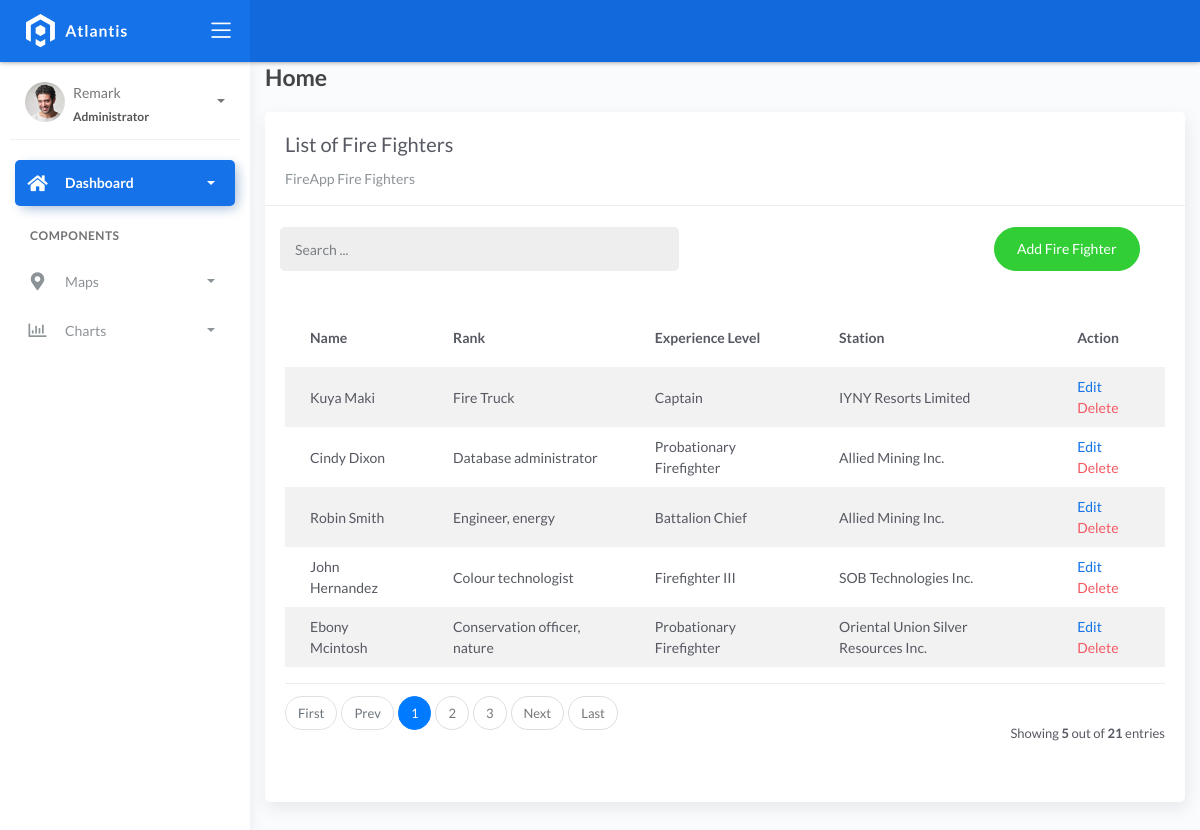
Before: /firefighterlist with the older database file.
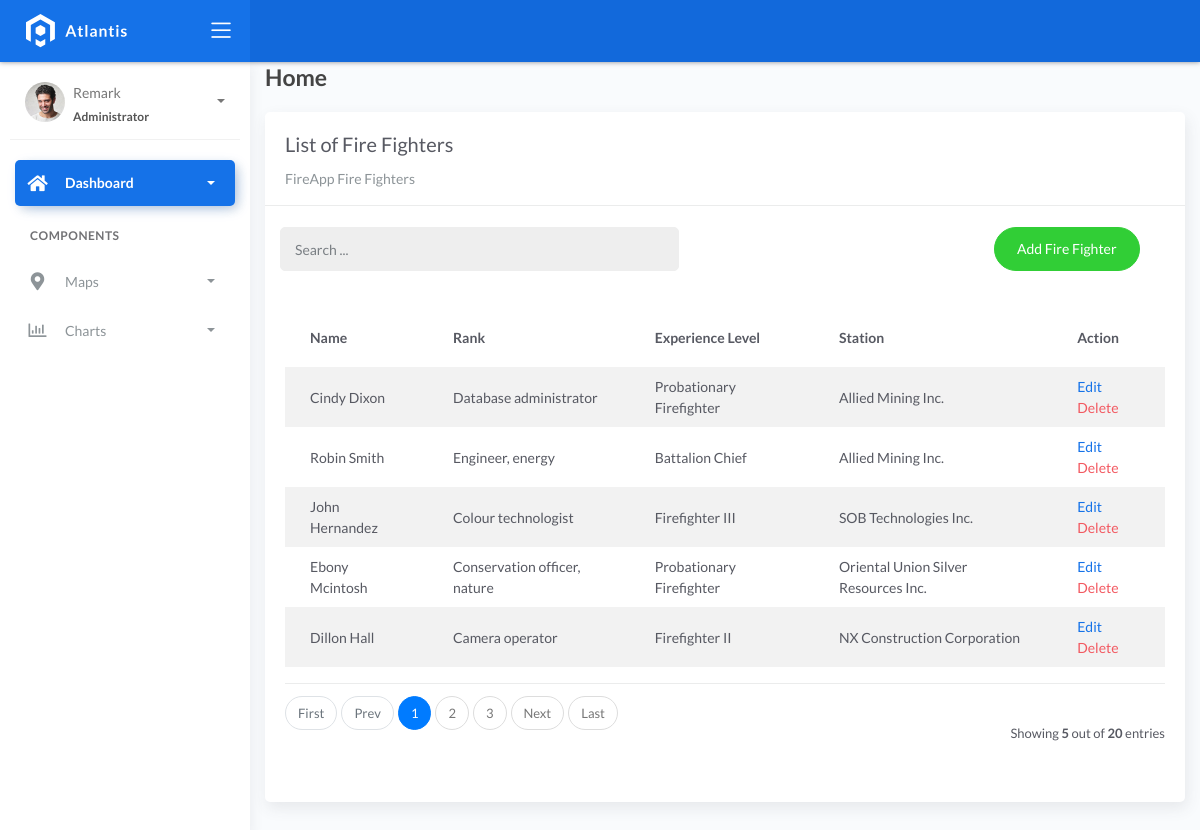
After: the same page with the newer database file.
### fire/models.py (models this page shows, shortened)
class BaseModel(models.Model):
    created_at = models.DateTimeField(auto_now_add=True, db_index=True)
    updated_at = models.DateTimeField(auto_now=True)
    class Meta:
        abstract = True

class Firefighters(BaseModel):
    XP_CHOICES = (
        ('Probationary Firefighter', 'Probationary Firefighter'),
        ('Firefighter I', 'Firefighter I'),
        ('Firefighter II', 'Firefighter II'),
        ('Firefighter III', 'Firefighter III'),
        ('Driver', 'Driver'),
        ('Captain', 'Captain'),
        ('Battalion Chief', 'Battalion Chief'),
    )
    name = models.CharField(max_length=150)
    rank = models.CharField(max_length=150)
    experience_level = models.CharField(max_length=45, choices=XP_CHOICES)
    station = models.ForeignKey(FireStation, on_delete=models.CASCADE)

class FireStation(BaseModel):
    name = models.CharField(max_length=150)
    latitude = models.DecimalField(
        max_digits=22, decimal_places=16, null=True, blank=True)
    longitude = models.DecimalField(
        max_digits=22, decimal_places=16, null=True, blank=True)
    address = models.CharField(max_length=150)
    city = models.CharField(max_length=150)
    country = models.CharField(max_length=150)
    def __str__(self):
        return self.name

### fire/views.py (the view)
# urls.py: path('firefighterlist', FireFighterList.as_view(), name='firefighter-list'),
class FireFighterList(ListView):
    model = Firefighters
    context_object_name = 'firefighters'
    template_name = "firefighterslist.html"
    paginate_by = 5
    def get_queryset(self, *args, **kwargs):
        qs = super(FireFighterList, self).get_queryset(*args, **kwargs)
        if self.request.GET.get("q") != None:
            query = self.request.GET.get('q')
            qs = qs.filter(Q(name__icontains=query) |
            Q(rank__icontains=query) | Q(experience_level__icontains=query) | Q(station__icontains=query))
        return qs

### templates/firefighterslist.html (shortened to what this page needs)
{% extends 'base.html' %} {% load static %} {% block content %}
<div class="content">
    <div class="container-fluid">
        <h4 class="page-title">Home</h4>
        <div class="row">
            <div class="col-md-12">
                <div class="card">
                    <div class="card-header">
                        <div class="card-title">List of Fire Fighters</div>
                        <div class="card-category">FireApp Fire Fighters</div>
                    </div>
                    <br>
                        <div class="col-md-12 row">
                            <div class="col-md-6">
                                <form action="" class="navbar-left navbar-form nav-search mr-md-3" action="{% url 'firefighter-list' %}">
                                    <div class="input-group">
                                        <input type="text" placeholder="Search ..." class="form-control" name="q">
                                        <div class="input-group-append">
                                        <span class="input-group-text">
                                        </span>
                                        </div>
                                    </div>
                                </form>
                            </div>
                            <div class="col-md-6">
                                <div class="pull-right">
                                    <a href="{% url 'firefighter-add' %}" class="btn btn-success btn-rounded">Add Fire Fighter</a>
                                </div>
                            </div>
                        </div>
                    <div class="card-body">
                        <table class="table table-striped mt-3">
                            <thead>
                                <tr>
                                    <th scope="col">Name</th>
                                    <th scope="col">Rank</th>
                                    <th scope="col">Experience Level</th>
                                    <th scope="col">Station</th>
                                    <th scope="col">Action</th>
                                </tr>
                            </thead>
                            <tbody>
                                {% for object in object_list %}
                                <tr>
                                    <td>{{ object.name }}</td>
                                    <td>{{ object.rank }}</td>
                                    <td>{{ object.experience_level }}</td>
                                    <td>{{ object.station }}</td>
                                    <td>
                                        <a href="firefighterlist/{{ object.id }}">Edit</a>
                                        <a href="firefighterlist/{{ object.id }}/delete" class="text-danger">Delete</a>
                                    </td>
                                </tr>
                                {% empty %}
                                <tr>
                                    <td colspan="4" style="text-align: center">
                                    <p class="text-sm font-weight-bold mb-0">No Records Found</p>
                                    </td>
                                </tr>
                                {% endfor %}
                            </tbody>
                        </table>
                        {% include 'includes/pagination.html' %}
                    </div>
                </div>
            </div>
        </div>
    </div>
</div>
{% endblock %}

### templates/base.html (shortened to what this page needs)
{% load static %}
<!DOCTYPE html>
<html lang="en">
  <head>
    <link rel="stylesheet" href="{% static 'css/bootstrap.min.css' %}" />
    <link rel="stylesheet" href="{% static 'css/atlantis.min.css' %}" />
    <link rel="stylesheet" href="{% static 'css/demo.css' %}" />
  </head>
  <body>
    <div class="wrapper">
      <div class="main-header">
        <div class="logo-header" data-background-color="blue">
          <a href="{% url 'home' %}" class="logo">
            <img src="{% static 'img/logo.svg' %}" alt="navbar brand" class="navbar-brand" />
          </a>
          <div class="nav-toggle">
            <button class="btn btn-toggle toggle-sidebar">
              <i class="icon-menu"></i>
            </button>
          </div>
        </div>
        <nav class="navbar navbar-header navbar-expand-lg" data-background-color="blue2">
        </nav>
      </div>
      <div class="sidebar sidebar-style-2">
        <div class="sidebar-wrapper scrollbar scrollbar-inner">
          <div class="sidebar-content">
            <div class="user">
              <div class="avatar-sm float-left mr-2">
                <img src="{% static 'img/profile.jpg' %}" alt="..." class="avatar-img rounded-circle" />
              </div>
              <div class="info">
                <a data-toggle="collapse" href="#collapseExample" aria-expanded="true">
                  <span>
                    Remark
                    <span class="user-level">Administrator</span>
                    <span class="caret"></span>
                  </span>
                </a>
              </div>
            </div>
            <ul class="nav nav-primary">
              <li class="nav-item active">
                <a data-toggle="collapse" href="#dashboard" class="collapsed" aria-expanded="false">
                  <i class="fas fa-home"></i>
                  <p>Dashboard</p>
                  <span class="caret"></span>
                </a>
              </li>
              <li class="nav-section">
                <h4 class="text-section">Components</h4>
              </li>
              <li class="nav-item">
                <a data-toggle="collapse" href="#maps">
                  <i class="fas fa-map-marker-alt"></i>
                  <p>Maps</p>
                  <span class="caret"></span>
                </a>
              </li>
              <li class="nav-item">
                <a data-toggle="collapse" href="#charts">
                  <i class="far fa-chart-bar"></i>
                  <p>Charts</p>
                  <span class="caret"></span>
                </a>
              </li>
            </ul>
          </div>
        </div>
      </div>
      <div class="main-panel">
        {% block content %}
        {% endblock %}
      </div>
    </div>
  </body>
</html>

### templates/includes/pagination.html (shortened to what this page needs)
{% if is_paginated %}
<div class="card-footer px-0 border-0 d-flex flex-column flex-lg-row align-items-center justify-content-between mt-3">
  <nav aria-label="Topics pagination" class="mb-4">
    <ul class="pagination">
      {% if page_obj.number > 1 %}
      <li class="page-item">
        <a class="page-link" href="?page=1">First</a>
      </li>
      {% else %}
      <li class="page-item disabled">
        <span class="page-link">First</span>
      </li>
      {% endif %} {% if page_obj.has_previous %}
      <li class="page-item">
        <a class="page-link" href="?page={{ page_obj.previous_page_number }}">Prev</a>
      </li>
      {% else %}
      <li class="page-item disabled">
        <span class="page-link">Prev</span>
      </li>
      {% endif %} {% for page_num in paginator.page_range %} {% if page_obj.number == page_num %}
      <li class="page-item active">
        <span class="page-link">
          {{ page_num }}
        </span>
      </li>
      {% elif page_num > page_obj.number|add:'-3' and page_num < page_obj.number|add:'3' %}
      <li class="page-item">
        <a class="page-link" href="?page={{ page_num }}">{{ page_num }}</a>
      </li>
      {% endif %} {% endfor %} {% if page_obj.has_next %}
      <li class="page-item">
        <a class="page-link" href="?page={{ page_obj.next_page_number }}">Next</a>
      </li>
      {% else %}
      <li class="page-item disabled">
        <span class="page-link">Next</span>
      </li>
      {% endif %} {% if page_obj.number != paginator.num_pages %}
      <li class="page-item">
        <a class="page-link" href="?page={{ paginator.num_pages }}">Last</a>
      </li>
      {% else %}
      <li class="page-item disabled">
        <span class="page-link">Last</span>
      </li>
      {% endif %}
    </ul>
  </nav>
  <div class="fw-normal small mt-4 mt-lg-0">Showing <b>{{object_list.count}}</b> out of <b>{{paginator.count}}</b> entries</div>
</div>
{% endif %}

Changed rows visible on the page:
removed Firefighters: name "Kuya Maki", rank "Fire Truck", experience_level "Captain", station "IYNY Resorts Limited"
now on this page (row unchanged): Firefighters: name "Dillon Hall", rank "Camera operator", experience_level "Firefighter II", station "NX Construction Corporation"
Other visible differences:
{{ paginator.count }}: "21" → "20"
